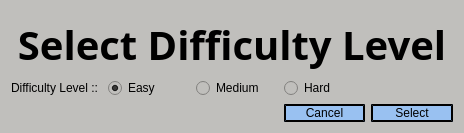
<?xml version="1.0" encoding="UTF-8"?>
<ui version="4.0">
 <class>selectLevel</class>
 <widget class="QDialog" name="selectLevel">
  <property name="windowModality">
   <enum>Qt::NonModal</enum>
  </property>
  <property name="geometry">
   <rect>
    <x>0</x>
    <y>0</y>
    <width>464</width>
    <height>133</height>
   </rect>
  </property>
  <property name="sizePolicy">
   <sizepolicy hsizetype="Preferred" vsizetype="Preferred">
    <horstretch>0</horstretch>
    <verstretch>0</verstretch>
   </sizepolicy>
  </property>
  <property name="maximumSize">
   <size>
    <width>464</width>
    <height>133</height>
   </size>
  </property>
  <property name="windowTitle">
   <string>Select Difficulty Level</string>
  </property>
  <property name="layoutDirection">
   <enum>Qt::LeftToRight</enum>
  </property>
  <property name="autoFillBackground">
   <bool>false</bool>
  </property>
  <property name="styleSheet">
   <string notr="true">
	background-color: rgb(192, 191, 188);
</string>
  </property>
  <property name="sizeGripEnabled">
   <bool>false</bool>
  </property>
  <property name="modal">
   <bool>false</bool>
  </property>
  <layout class="QGridLayout" name="gridLayout">
   <item row="2" column="4">
    <widget class="QPushButton" name="selectBtn">
     <property name="styleSheet">
      <string notr="true">QPushButton{
	color: rgb(0, 0, 0);
	background-color: rgb(153, 193, 241);
	border-radius: 10px;
	border-style: outset;
	border-width: 2px;
}
QPushButton:hover {
	background-color: rgb(26, 95, 180);
}
QPushButton:pressed {
	background-color: rgb(220, 138, 221);
}</string>
     </property>
     <property name="text">
      <string>Select</string>
     </property>
    </widget>
   </item>
   <item row="0" column="0" colspan="5">
    <widget class="QLabel" name="label">
     <property name="font">
      <font>
       <family>Chilanka</family>
       <pointsize>30</pointsize>
       <bold>true</bold>
      </font>
     </property>
     <property name="styleSheet">
      <string notr="true">color: rgb(0, 0, 0);</string>
     </property>
     <property name="text">
      <string>Select Difficulty Level</string>
     </property>
     <property name="alignment">
      <set>Qt::AlignBottom|Qt::AlignHCenter</set>
     </property>
    </widget>
   </item>
   <item row="1" column="0">
    <widget class="QLabel" name="label_2">
     <property name="styleSheet">
      <string notr="true">color: rgb(0, 0, 0);</string>
     </property>
     <property name="text">
      <string>Difficulty Level :: </string>
     </property>
    </widget>
   </item>
   <item row="1" column="3">
    <widget class="QRadioButton" name="hard">
     <property name="styleSheet">
      <string notr="true">color: rgb(0, 0, 0);</string>
     </property>
     <property name="text">
      <string>Hard</string>
     </property>
    </widget>
   </item>
   <item row="1" column="2">
    <widget class="QRadioButton" name="medium">
     <property name="styleSheet">
      <string notr="true">color: rgb(0, 0, 0);</string>
     </property>
     <property name="text">
      <string>Medium</string>
     </property>
    </widget>
   </item>
   <item row="1" column="1">
    <widget class="QRadioButton" name="easy">
     <property name="styleSheet">
      <string notr="true">color: rgb(0, 0, 0);</string>
     </property>
     <property name="text">
      <string>Easy</string>
     </property>
     <property name="checked">
      <bool>true</bool>
     </property>
    </widget>
   </item>
   <item row="2" column="3">
    <widget class="QPushButton" name="pushButton">
     <property name="styleSheet">
      <string notr="true">QPushButton{
	color: rgb(0, 0, 0);
	background-color: rgb(153, 193, 241);
	border-radius: 10px;
	border-style: outset;
	border-width: 2px;
}
QPushButton:hover {
	background-color: rgb(26, 95, 180);
}
QPushButton:pressed {
	background-color: rgb(220, 138, 221);
}</string>
     </property>
     <property name="text">
      <string>Cancel</string>
     </property>
    </widget>
   </item>
   <item row="1" column="4">
    <widget class="QLabel" name="label_3">
     <property name="text">
      <string/>
     </property>
    </widget>
   </item>
  </layout>
 </widget>
 <resources/>
 <connections>
  <connection>
   <sender>pushButton</sender>
   <signal>clicked()</signal>
   <receiver>selectLevel</receiver>
   <slot>close()</slot>
   <hints>
    <hint type="sourcelabel">
     <x>301</x>
     <y>109</y>
    </hint>
    <hint type="destinationlabel">
     <x>236</x>
     <y>103</y>
    </hint>
   </hints>
  </connection>
 </connections>
</ui>
